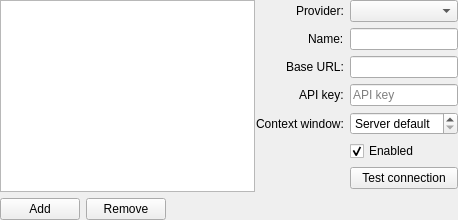
<?xml version="1.0" encoding="UTF-8"?>
<ui version="4.0">
 <class>BackendPage</class>
 <widget class="QWidget" name="BackendPage">
  <layout class="QVBoxLayout" name="outerLayout">
   <property name="leftMargin">
    <number>0</number>
   </property>
   <property name="topMargin">
    <number>0</number>
   </property>
   <property name="rightMargin">
    <number>0</number>
   </property>
   <property name="bottomMargin">
    <number>0</number>
   </property>
   <item>
    <widget class="QSplitter" name="splitter">
     <property name="orientation">
      <enum>Qt::Horizontal</enum>
     </property>
     <property name="handleWidth">
      <number>1</number>
     </property>
     <widget class="QWidget" name="leftWidget">
      <layout class="QVBoxLayout" name="leftLayout">
       <item>
        <widget class="QListWidget" name="list">
         <property name="minimumSize">
          <size>
           <width>200</width>
           <height>0</height>
          </size>
         </property>
        </widget>
       </item>
       <item>
        <layout class="QHBoxLayout" name="listButtons">
         <item>
          <widget class="QPushButton" name="addButton">
           <property name="text">
            <string>Add</string>
           </property>
          </widget>
         </item>
         <item>
          <widget class="QPushButton" name="removeButton">
           <property name="text">
            <string>Remove</string>
           </property>
          </widget>
         </item>
         <item>
          <spacer name="listSpacer">
           <property name="orientation">
            <enum>Qt::Horizontal</enum>
           </property>
           <property name="sizeHint" stdset="0">
            <size>
             <width>40</width>
             <height>20</height>
            </size>
           </property>
          </spacer>
         </item>
        </layout>
       </item>
      </layout>
     </widget>
     <widget class="QWidget" name="formWidget">
      <layout class="QFormLayout" name="formLayout">
       <property name="labelAlignment">
        <set>Qt::AlignRight|Qt::AlignVCenter</set>
       </property>
       <property name="fieldGrowthPolicy">
        <enum>QFormLayout::AllNonFixedFieldsGrow</enum>
       </property>
       <item row="0" column="0">
        <widget class="QLabel" name="providerLabel">
         <property name="text">
          <string>Provider:</string>
         </property>
        </widget>
       </item>
       <item row="0" column="1">
        <widget class="QComboBox" name="kindCombo"/>
       </item>
       <item row="1" column="0">
        <widget class="QLabel" name="nameLabel">
         <property name="text">
          <string>Name:</string>
         </property>
        </widget>
       </item>
       <item row="1" column="1">
        <widget class="QLineEdit" name="nameEdit"/>
       </item>
       <item row="2" column="0">
        <widget class="QLabel" name="urlLabel">
         <property name="text">
          <string>Base URL:</string>
         </property>
        </widget>
       </item>
       <item row="2" column="1">
        <widget class="QLineEdit" name="urlEdit">
         <property name="accessibleName">
          <string>Base URL</string>
         </property>
        </widget>
       </item>
       <item row="3" column="0">
        <widget class="QLabel" name="apiKeyLabel">
         <property name="text">
          <string>API key:</string>
         </property>
        </widget>
       </item>
       <item row="3" column="1">
        <widget class="QLineEdit" name="apiKeyEdit">
         <property name="echoMode">
          <enum>QLineEdit::Password</enum>
         </property>
         <property name="placeholderText">
          <string>API key</string>
         </property>
        </widget>
       </item>
       <item row="4" column="0">
        <widget class="QLabel" name="contextLabel">
         <property name="text">
          <string>Context window:</string>
         </property>
        </widget>
       </item>
       <item row="4" column="1">
        <widget class="QSpinBox" name="contextSpin">
         <property name="minimum">
          <number>0</number>
         </property>
         <property name="maximum">
          <number>1000000</number>
         </property>
         <property name="singleStep">
          <number>1024</number>
         </property>
         <property name="specialValueText">
          <string>Server default</string>
         </property>
        </widget>
       </item>
       <item row="5" column="1">
        <widget class="QCheckBox" name="enabledBox">
         <property name="text">
          <string>Enabled</string>
         </property>
         <property name="checked">
          <bool>true</bool>
         </property>
        </widget>
       </item>
       <item row="6" column="1">
        <widget class="QPushButton" name="testButton">
         <property name="text">
          <string>Test connection</string>
         </property>
        </widget>
       </item>
       <item row="7" column="1">
        <widget class="QLabel" name="testResultLabel">
         <property name="visible">
          <bool>false</bool>
         </property>
         <property name="wordWrap">
          <bool>true</bool>
         </property>
        </widget>
       </item>
      </layout>
     </widget>
    </widget>
   </item>
  </layout>
 </widget>
 <resources/>
 <connections/>
</ui>
